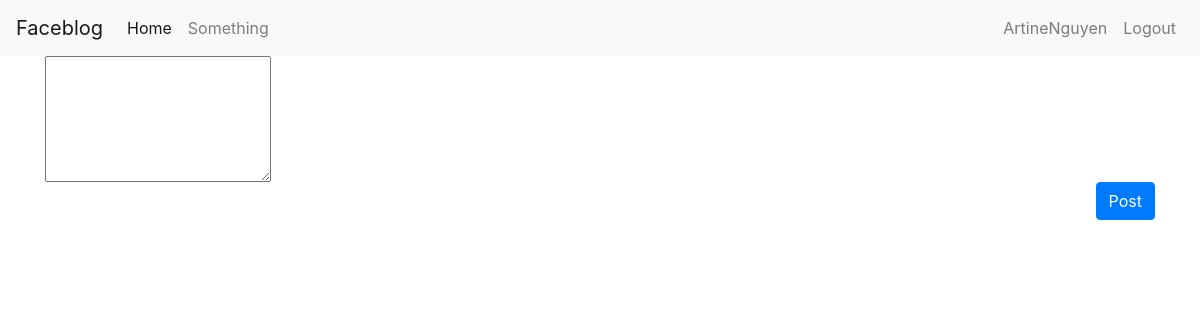
Before: / (signed in) with the older database file.
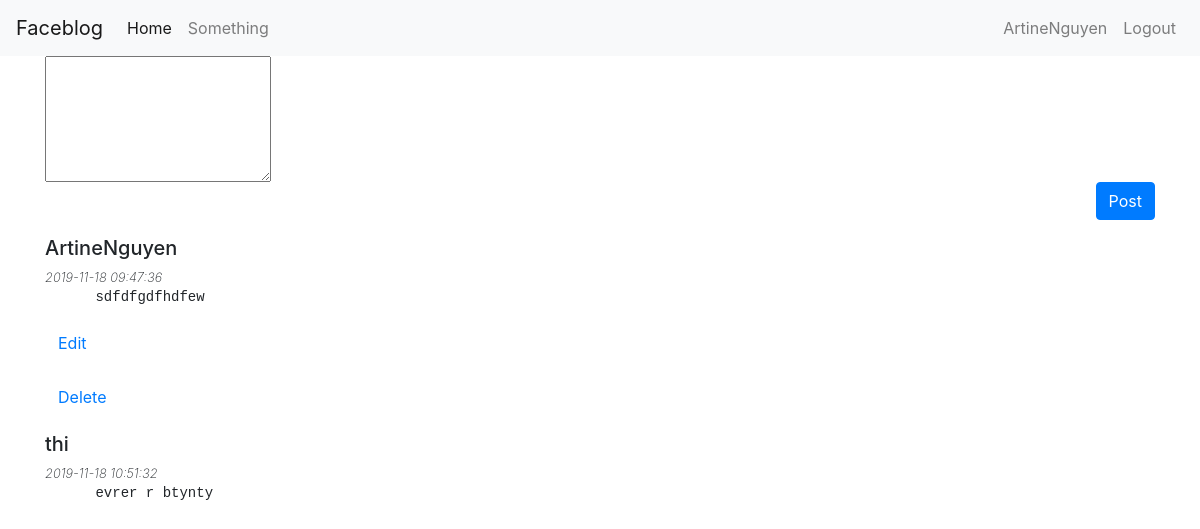
After: the same page with the newer database file.
### app.py (models this page shows, shortened)
class Post(db.Model):
    __tablename__ = 'posts'
    id = db.Column(db.Integer, primary_key=True)
    body = db.Column(db.String, nullable=False)
    user_id = db.Column(db.Integer, nullable=False)
    created_at = db.Column(db.DateTime, server_default=db.func.now())
    updated_at = db.Column(
        db.DateTime, server_default=db.func.now(), server_onupdate=db.func.now())

class User(UserMixin, db.Model):
    __tablename__ = 'users'
    id = db.Column(db.Integer, primary_key=True)
    name = db.Column(db.String(20), nullable=False, unique=True)
    email = db.Column(db.String(50), nullable=False, unique=True)
    password = db.Column(db.String(255), nullable=False)

### app.py (the view)
@app.route('/')
@login_required
def root():
    posts = Post.query.all()
    for post in posts:
        post.author = User.query.filter_by(id=post.user_id).first()
    return render_template('views/index.html', posts=posts)

### app.py (called while the page is built)
@login_manager.user_loader
def load_user(id):
    return User.query.get(id)

### templates/views/index.html (shortened to what this page needs)
{% extends 'base.html' %}
{% block content %}
<div class='container'>
  <div class='create-post-div'>
    <form method='POST' class='create-post-form' action="{{url_for('create_post')}}">
      <textarea class='create-post-input' name='body' rows="5" autofocus
        value="what's on your mind, {{ current_user.name}}?">
      </textarea>
      <div style="width:100%; display:flex; justify-content:flex-end ">
        <button class='btn btn-primary' type='submit'>Post</button>
      </div>
    </form>
  </div>
  <div class='posts-container'>
    {% for post in posts %}
    <div class='single-post-container'>
      <h5 class="post-owner">{{post.author.name}}</h5>
      <small style="font-style: italic; font-weight: 200;">{{post.created_at}}</small>
      <pre>{{post.body | safe}}</pre>
      <div class='single-post-footer'>
        {% if post.author.id == current_user.id %}
        <form method="POST" action="{{url_for('single_post', id=post.id, action='edit')}}">
          <button class='btn btn-link'>Edit</button>
        </form>
        <form method="POST" action="{{url_for('single_post', id=post.id, action='delete')}}">
            <button class='btn btn-link'>Delete</button>
        </form>
        {% endif %}
      </div>
    </div>
    {% endfor %}
  </div>
</div> {% endblock %}

Changed rows visible on the page:
added Post: author.name "ArtineNguyen", created_at "2019-11-18 09:47:36", body "sdfdfgdfhdfew"
added Post: author.name "thi", created_at "2019-11-18 10:51:32", body "evrer r btynty"
